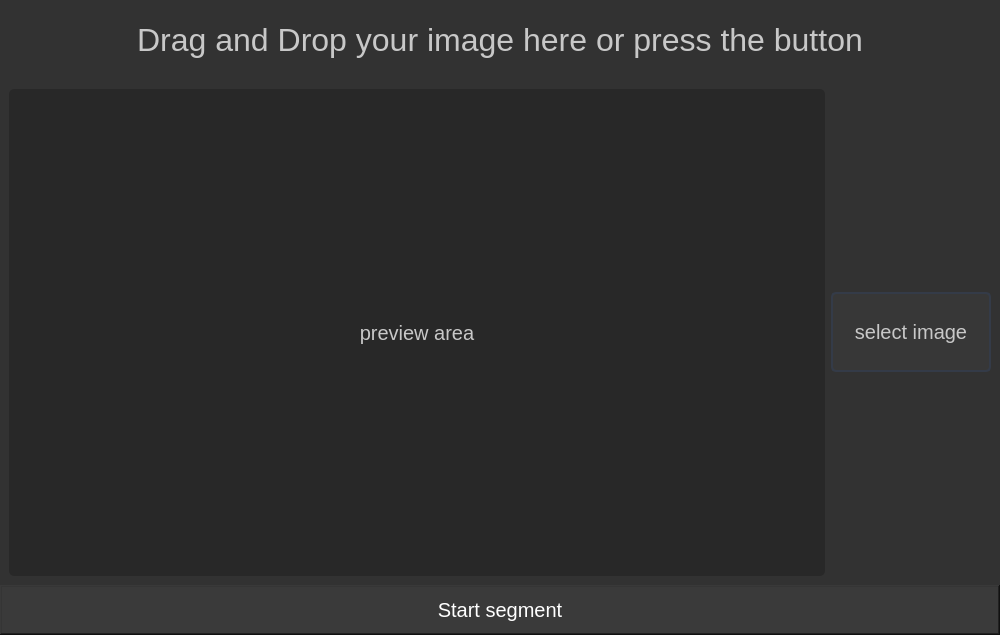
<?xml version="1.0" encoding="UTF-8"?>
<ui version="4.0">
 <class>Form</class>
 <widget class="QWidget" name="Form">
  <property name="geometry">
   <rect>
    <x>0</x>
    <y>0</y>
    <width>1000</width>
    <height>635</height>
   </rect>
  </property>
  <property name="windowTitle">
   <string>Form</string>
  </property>
  <property name="styleSheet">
   <string notr="true">background-color: rgb(50, 50, 50);</string>
  </property>
  <layout class="QVBoxLayout" name="verticalLayout">
   <property name="spacing">
    <number>0</number>
   </property>
   <property name="leftMargin">
    <number>0</number>
   </property>
   <property name="topMargin">
    <number>0</number>
   </property>
   <property name="rightMargin">
    <number>0</number>
   </property>
   <property name="bottomMargin">
    <number>0</number>
   </property>
   <item>
    <widget class="QFrame" name="frame">
     <property name="frameShape">
      <enum>QFrame::NoFrame</enum>
     </property>
     <property name="frameShadow">
      <enum>QFrame::Raised</enum>
     </property>
     <layout class="QVBoxLayout" name="verticalLayout_3">
      <property name="spacing">
       <number>0</number>
      </property>
      <property name="leftMargin">
       <number>0</number>
      </property>
      <property name="topMargin">
       <number>0</number>
      </property>
      <property name="rightMargin">
       <number>0</number>
      </property>
      <property name="bottomMargin">
       <number>0</number>
      </property>
      <item>
       <widget class="QFrame" name="frame_up">
        <property name="maximumSize">
         <size>
          <width>16777215</width>
          <height>80</height>
         </size>
        </property>
        <property name="styleSheet">
         <string notr="true"/>
        </property>
        <property name="frameShape">
         <enum>QFrame::NoFrame</enum>
        </property>
        <property name="frameShadow">
         <enum>QFrame::Raised</enum>
        </property>
        <layout class="QVBoxLayout" name="verticalLayout_2">
         <property name="spacing">
          <number>0</number>
         </property>
         <property name="leftMargin">
          <number>0</number>
         </property>
         <property name="topMargin">
          <number>0</number>
         </property>
         <property name="rightMargin">
          <number>0</number>
         </property>
         <property name="bottomMargin">
          <number>0</number>
         </property>
         <item>
          <widget class="QLabel" name="label_title">
           <property name="sizePolicy">
            <sizepolicy hsizetype="Preferred" vsizetype="Preferred">
             <horstretch>0</horstretch>
             <verstretch>0</verstretch>
            </sizepolicy>
           </property>
           <property name="font">
            <font>
             <family>Arial</family>
             <pointsize>24</pointsize>
            </font>
           </property>
           <property name="styleSheet">
            <string notr="true">color: rgb(200, 200, 200);</string>
           </property>
           <property name="text">
            <string>Drag and Drop your image here or press the button</string>
           </property>
           <property name="alignment">
            <set>Qt::AlignCenter</set>
           </property>
          </widget>
         </item>
        </layout>
       </widget>
      </item>
      <item>
       <widget class="QFrame" name="frame_mid">
        <property name="maximumSize">
         <size>
          <width>16777215</width>
          <height>16777215</height>
         </size>
        </property>
        <property name="frameShape">
         <enum>QFrame::NoFrame</enum>
        </property>
        <property name="frameShadow">
         <enum>QFrame::Raised</enum>
        </property>
        <layout class="QHBoxLayout" name="horizontalLayout_2">
         <item>
          <widget class="QFrame" name="frame_2">
           <property name="styleSheet">
            <string notr="true">background-color: rgb(40, 40, 40);
border-radius: 5px;</string>
           </property>
           <property name="frameShape">
            <enum>QFrame::NoFrame</enum>
           </property>
           <property name="frameShadow">
            <enum>QFrame::Raised</enum>
           </property>
           <layout class="QHBoxLayout" name="horizontalLayout_4">
            <item>
             <widget class="QLabel" name="label_input">
              <property name="font">
               <font>
                <family>Arial</family>
                <pointsize>15</pointsize>
               </font>
              </property>
              <property name="styleSheet">
               <string notr="true">color: rgb(200, 200, 200);</string>
              </property>
              <property name="text">
               <string>preview area</string>
              </property>
              <property name="alignment">
               <set>Qt::AlignCenter</set>
              </property>
             </widget>
            </item>
           </layout>
          </widget>
         </item>
         <item>
          <widget class="QFrame" name="frame_3">
           <property name="maximumSize">
            <size>
             <width>160</width>
             <height>80</height>
            </size>
           </property>
           <property name="frameShape">
            <enum>QFrame::NoFrame</enum>
           </property>
           <property name="frameShadow">
            <enum>QFrame::Raised</enum>
           </property>
           <layout class="QHBoxLayout" name="horizontalLayout_3">
            <property name="spacing">
             <number>0</number>
            </property>
            <property name="leftMargin">
             <number>0</number>
            </property>
            <property name="topMargin">
             <number>0</number>
            </property>
            <property name="rightMargin">
             <number>0</number>
            </property>
            <property name="bottomMargin">
             <number>0</number>
            </property>
            <item>
             <widget class="QPushButton" name="btn_input">
              <property name="sizePolicy">
               <sizepolicy hsizetype="Preferred" vsizetype="Preferred">
                <horstretch>0</horstretch>
                <verstretch>0</verstretch>
               </sizepolicy>
              </property>
              <property name="maximumSize">
               <size>
                <width>200</width>
                <height>16777215</height>
               </size>
              </property>
              <property name="font">
               <font>
                <family>Arial</family>
                <pointsize>15</pointsize>
               </font>
              </property>
              <property name="styleSheet">
               <string notr="true">QPushButton {
	border: 2px solid rgb(52, 59, 72);
	border-radius: 5px;	
	background-color: rgb(55, 55, 55);
	color: rgb(200, 200, 200);
}
QPushButton:hover {
	background-color: rgb(57, 65, 80);
	border: 2px solid rgb(61, 70, 86);
}
QPushButton:pressed {	
	background-color: rgb(35, 40, 49);
	border: 2px solid rgb(43, 50, 61);
}</string>
              </property>
              <property name="text">
               <string>select image</string>
              </property>
             </widget>
            </item>
           </layout>
          </widget>
         </item>
        </layout>
       </widget>
      </item>
      <item>
       <widget class="QFrame" name="frame_down">
        <property name="minimumSize">
         <size>
          <width>0</width>
          <height>50</height>
         </size>
        </property>
        <property name="maximumSize">
         <size>
          <width>16777215</width>
          <height>50</height>
         </size>
        </property>
        <property name="frameShape">
         <enum>QFrame::WinPanel</enum>
        </property>
        <property name="frameShadow">
         <enum>QFrame::Raised</enum>
        </property>
        <layout class="QHBoxLayout" name="horizontalLayout">
         <property name="spacing">
          <number>0</number>
         </property>
         <property name="leftMargin">
          <number>0</number>
         </property>
         <property name="topMargin">
          <number>0</number>
         </property>
         <property name="rightMargin">
          <number>0</number>
         </property>
         <property name="bottomMargin">
          <number>0</number>
         </property>
         <item>
          <widget class="QPushButton" name="btn_start">
           <property name="sizePolicy">
            <sizepolicy hsizetype="Expanding" vsizetype="Expanding">
             <horstretch>0</horstretch>
             <verstretch>0</verstretch>
            </sizepolicy>
           </property>
           <property name="font">
            <font>
             <family>Arial</family>
             <pointsize>15</pointsize>
            </font>
           </property>
           <property name="styleSheet">
            <string notr="true">QPushButton {
	background-color: rgb(58, 58, 58);
	color: rgb(255, 255, 255);
	border: 0px solid;
}
QPushButton:hover {
	background-color: rgb(70, 141, 212);
}</string>
           </property>
           <property name="text">
            <string>Start segment</string>
           </property>
          </widget>
         </item>
        </layout>
       </widget>
      </item>
     </layout>
    </widget>
   </item>
  </layout>
 </widget>
 <resources>
  <include location="../../../../pyside2/modernUI_tutorial/Simple_PySide_Base-master/files.qrc"/>
 </resources>
 <connections/>
</ui>
